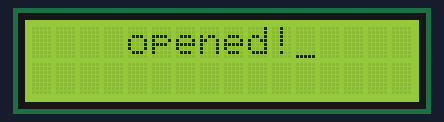
A sketch run on a simulated Arduino Uno, built with avr-gcc and run on an emulated ATmega328P. Shown: 16×2 character LCD. At 9.1 s the program stops and its outputs stay as they are.

Above: at 0.1 s.
At 3.1 s:
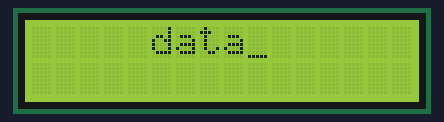
At 6.1 s:
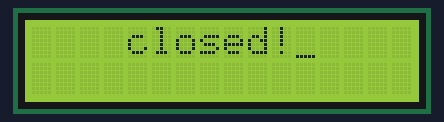

The sketch:

LCD_Command.ino
```cpp
#include <LiquidCrystal.h>
const int t = 3000;

LiquidCrystal lcd( 12, 11, 5, 4, 3, 2 );    // Rs E d4 d5 d6 d7

void setup(){
    Serial.begin( 9600 );
    lcd.begin( 16, 2 );                    // 2 x 16  col x row
 }

void loop(){

    // lcd.blink();
    // lcd.noBlink();

    lcd.cursor();
    // lcd.noCursor();

    lcd.setCursor( 4, 0 );
    lcd.display();
    lcd.print( "opened!" );
    delay( t );

    lcd.clear();

    lcd.setCursor( 5, 0 );
    lcd.print( "data" );
    delay( t );

    lcd.clear();

    lcd.setCursor( 4, 0 );
    lcd.print( "closed!" );
    delay( t );
    lcd.noDisplay();

    lcd.clear();

    while( 1 );
}
```

Measured:
- what the display in image 1 shows lasts 3.0 s, from 3.1 s to 6.1 s
